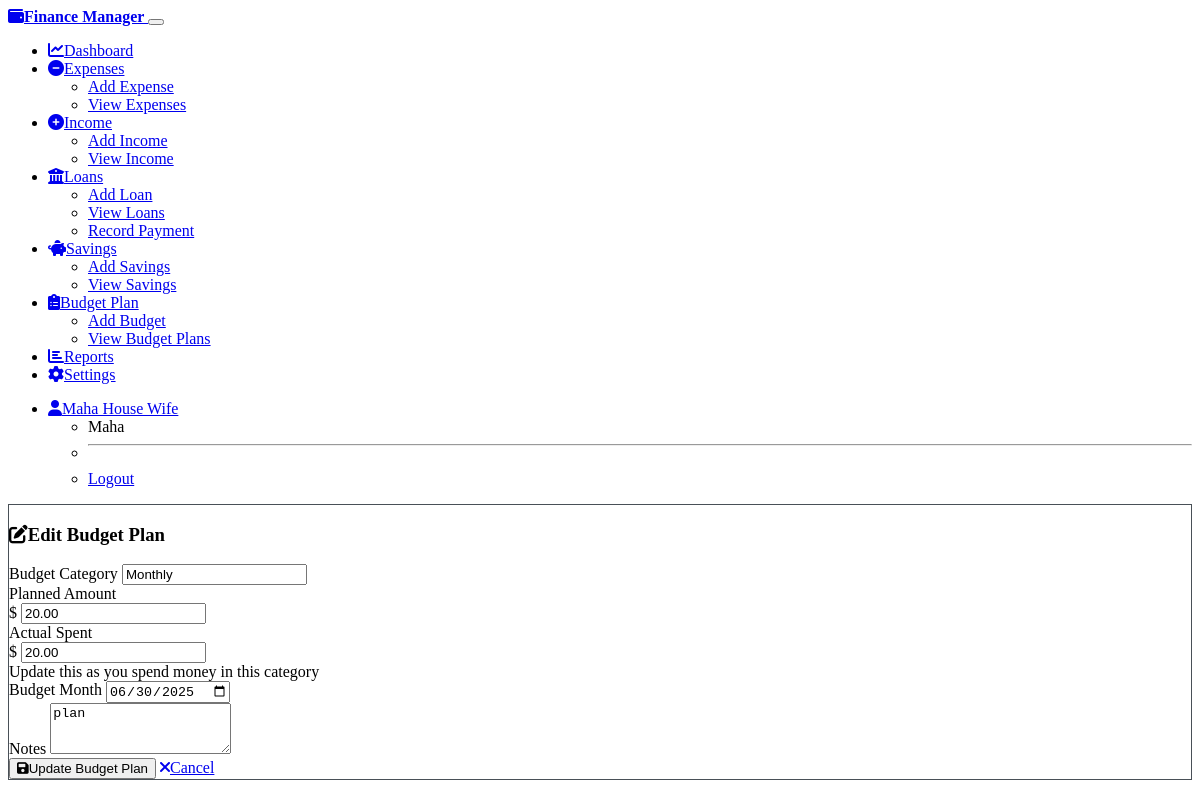
The page /budget/edit/1 (signed in) on the database its author committed.
### models.py (models this page shows, shortened)
class User(UserMixin, db.Model):
    __tablename__ = 'user'
    id = db.Column(db.Integer, primary_key=True, autoincrement=True)
    household_id = db.Column(db.Integer, db.ForeignKey('household.id'), nullable=False)
    display_name = db.Column(db.String(100), nullable=False)
    email = db.Column(db.String(200), unique=True, nullable=True)
    password_hash = db.Column(db.String(255), nullable=True)
    created_at = db.Column(db.DateTime, default=datetime.utcnow)
    expenses = db.relationship('Expense', backref='user', lazy=True)
    savings = db.relationship('Savings', backref='user', lazy=True)
    budget_plans = db.relationship('BudgetPlan', backref='user', lazy=True)

class Household(db.Model):
    __tablename__ = 'household'
    id = db.Column(db.Integer, primary_key=True, autoincrement=True)
    name = db.Column(db.String(100), nullable=False)
    created_at = db.Column(db.DateTime, default=datetime.utcnow)
    users = db.relationship('User', backref='household', lazy=True)
    expense_categories = db.relationship('ExpenseCategory', backref='household', lazy=True)
    expenses = db.relationship('Expense', backref='household', lazy=True)
    incomes = db.relationship('Income', backref='household', lazy=True)
    loans = db.relationship('Loan', backref='household', lazy=True)
    savings = db.relationship('Savings', backref='household', lazy=True)
    budget_plans = db.relationship('BudgetPlan', backref='household', lazy=True)

class BudgetPlan(db.Model):
    __tablename__ = 'budget_plan'
    id = db.Column(db.Integer, primary_key=True, autoincrement=True)
    household_id = db.Column(db.Integer, db.ForeignKey('household.id'), nullable=False)
    user_id = db.Column(db.Integer, db.ForeignKey('user.id'), nullable=False)
    category = db.Column(db.String(100), nullable=False)  # Budget category
    planned_amount = db.Column(db.Numeric(12, 2), nullable=False)
    actual_amount = db.Column(db.Numeric(12, 2), default=0)  # Actual spent amount
    budget_month = db.Column(db.Date, nullable=False)  # Month this budget applies to
    notes = db.Column(db.String(255))
    created_at = db.Column(db.DateTime, default=datetime.utcnow)

### routes.py (the view, shortened to what this page needs)
@budget_bp.route('/edit/<int:budget_id>', methods=['GET', 'POST'])
@login_required
def edit_budget(budget_id):
    budget = BudgetPlan.query.filter_by(
        id=budget_id,
        household_id=current_user.household_id
    ).first_or_404()
    form = BudgetPlanForm()
    form.category.data = budget.category
    form.planned_amount.data = budget.planned_amount
    form.actual_amount.data = budget.actual_amount
    form.budget_month.data = budget.budget_month
    form.notes.data = budget.notes
    return render_template('budget/edit.html', form=form, budget=budget)

### forms.py
class BudgetPlanForm(FlaskForm):
    category = StringField('Budget Category', validators=[DataRequired(), Length(max=100)])
    planned_amount = DecimalField('Planned Amount', validators=[DataRequired(), NumberRange(min=0.01)], places=2)
    actual_amount = DecimalField('Actual Spent', validators=[Optional(), NumberRange(min=0)], places=2)
    budget_month = DateField('Budget Month', validators=[DataRequired()])
    notes = TextAreaField('Notes', validators=[Optional(), Length(max=255)])

### templates/budget/edit.html (shortened to what this page needs)
{% extends "base.html" %}
{% block content %}
<div class="row justify-content-center">
    <div class="col-md-8 col-lg-6">
        <div class="card">
            <div class="card-header">
                <h3><i class="fas fa-edit me-2"></i>Edit Budget Plan</h3>
            </div>
            <div class="card-body">
                <form method="POST">
                    <div class="mb-3">
                        {{ form.category.label(class="form-label") }}
                        {{ form.category(class="form-control") }}
                    </div>
                    <div class="mb-3">
                        {{ form.planned_amount.label(class="form-label") }}
                        <div class="input-group">
                            <span class="input-group-text">$</span>
                            {{ form.planned_amount(class="form-control") }}
                        </div>
                    </div>
                    <div class="mb-3">
                        {{ form.actual_amount.label(class="form-label") }}
                        <div class="input-group">
                            <span class="input-group-text">$</span>
                            {{ form.actual_amount(class="form-control") }}
                        </div>
                        <div class="form-text">Update this as you spend money in this category</div>
                    </div>
                    <div class="mb-3">
                        {{ form.budget_month.label(class="form-label") }}
                        {{ form.budget_month(class="form-control") }}
                    </div>
                    <div class="mb-3">
                        {{ form.notes.label(class="form-label") }}
                        {{ form.notes(class="form-control", rows="3") }}
                    </div>
                    <div class="d-flex gap-2">
                        <button type="submit" class="btn btn-primary">
                            <i class="fas fa-save me-2"></i>Update Budget Plan
                        </button>
                        <a href="{{ url_for('budget.list_budget') }}" class="btn btn-secondary">
                            <i class="fas fa-times me-2"></i>Cancel
                        </a>
                    </div>
                </form>
            </div>
        </div>
    </div>
</div>
{% endblock %}

### templates/base.html (shortened to what this page needs)
<!DOCTYPE html>
<html lang="en" data-bs-theme="dark">
<head>
    <link href="https://cdn.replit.com/agent/bootstrap-agent-dark-theme.min.css" rel="stylesheet">
    <link rel="stylesheet" href="https://cdnjs.cloudflare.com/ajax/libs/font-awesome/6.0.0/css/all.min.css">
    <link rel="stylesheet" href="{{ url_for('static', filename='css/custom.css') }}">
</head>
<body>
    {% if current_user.is_authenticated %}
    <nav class="navbar navbar-expand-lg navbar-dark bg-primary">
        <div class="container">
            <a class="navbar-brand" href="{{ url_for('main.dashboard') }}">
                <i class="fas fa-wallet me-2"></i>Finance Manager
            </a>
            <button class="navbar-toggler" type="button" data-bs-toggle="collapse" data-bs-target="#navbarNav">
            </button>
            <div class="collapse navbar-collapse" id="navbarNav">
                <ul class="navbar-nav me-auto">
                    <li class="nav-item">
                        <a class="nav-link" href="{{ url_for('main.dashboard') }}">
                            <i class="fas fa-chart-line me-1"></i>Dashboard
                        </a>
                    </li>
                    <li class="nav-item dropdown">
                        <a class="nav-link dropdown-toggle" href="#" role="button" data-bs-toggle="dropdown">
                            <i class="fas fa-minus-circle me-1"></i>Expenses
                        </a>
                        <ul class="dropdown-menu">
                            <li><a class="dropdown-item" href="{{ url_for('expense.add_expense') }}">Add Expense</a></li>
                            <li><a class="dropdown-item" href="{{ url_for('expense.list_expenses') }}">View Expenses</a></li>
                        </ul>
                    </li>
                    <li class="nav-item dropdown">
                        <a class="nav-link dropdown-toggle" href="#" role="button" data-bs-toggle="dropdown">
                            <i class="fas fa-plus-circle me-1"></i>Income
                        </a>
                        <ul class="dropdown-menu">
                            <li><a class="dropdown-item" href="{{ url_for('income.add_income') }}">Add Income</a></li>
                            <li><a class="dropdown-item" href="{{ url_for('income.list_income') }}">View Income</a></li>
                        </ul>
                    </li>
                    <li class="nav-item dropdown">
                        <a class="nav-link dropdown-toggle" href="#" role="button" data-bs-toggle="dropdown">
                            <i class="fas fa-university me-1"></i>Loans
                        </a>
                        <ul class="dropdown-menu">
                            <li><a class="dropdown-item" href="{{ url_for('loan.add_loan') }}">Add Loan</a></li>
                            <li><a class="dropdown-item" href="{{ url_for('loan.list_loans') }}">View Loans</a></li>
                            <li><a class="dropdown-item" href="{{ url_for('loan.add_payment') }}">Record Payment</a></li>
                        </ul>
                    </li>
                    <li class="nav-item dropdown">
                        <a class="nav-link dropdown-toggle" href="#" role="button" data-bs-toggle="dropdown">
                            <i class="fas fa-piggy-bank me-1"></i>Savings
                        </a>
                        <ul class="dropdown-menu">
                            <li><a class="dropdown-item" href="{{ url_for('savings.add_savings') }}">Add Savings</a></li>
                            <li><a class="dropdown-item" href="{{ url_for('savings.list_savings') }}">View Savings</a></li>
                        </ul>
                    </li>
                    <li class="nav-item dropdown">
                        <a class="nav-link dropdown-toggle" href="#" role="button" data-bs-toggle="dropdown">
                            <i class="fas fa-clipboard-list me-1"></i>Budget Plan
                        </a>
                        <ul class="dropdown-menu">
                            <li><a class="dropdown-item" href="{{ url_for('budget.add_budget') }}">Add Budget</a></li>
                            <li><a class="dropdown-item" href="{{ url_for('budget.list_budget') }}">View Budget Plans</a></li>
                        </ul>
                    </li>
                    <li class="nav-item">
                        <a class="nav-link" href="{{ url_for('report.index') }}">
                            <i class="fas fa-chart-bar me-1"></i>Reports
                        </a>
                    </li>
                    <li class="nav-item">
                        <a class="nav-link" href="{{ url_for('settings.index') }}">
                            <i class="fas fa-cog me-1"></i>Settings
                        </a>
                    </li>
                </ul>
                <ul class="navbar-nav">
                    <li class="nav-item dropdown">
                        <a class="nav-link dropdown-toggle" href="#" role="button" data-bs-toggle="dropdown">
                            <i class="fas fa-user me-1"></i>{{ current_user.display_name }}
                        </a>
                        <ul class="dropdown-menu">
                            <li><span class="dropdown-item-text">{{ current_user.household.name }}</span></li>
                            <li><hr class="dropdown-divider"></li>
                            <li><a class="dropdown-item" href="{{ url_for('auth.logout') }}">Logout</a></li>
                        </ul>
                    </li>
                </ul>
            </div>
        </div>
    </nav>
    {% endif %}
    <main class="container mt-4">
        {% block content %}{% endblock %}
    </main>
</body>
</html>

### static/css/custom.css (style rules this page uses)
:root { --bs-body-bg: #1a1a1a; --bs-body-color: #e9ecef; --bs-border-color: #495057; }
.card { border: 1px solid var(--bs-border-color); transition: box-shadow 0.15s ease-in-out; }
.navbar-brand { font-weight: 600; }
.nav-link { transition: color 0.15s ease-in-out; }
.btn { transition: all 0.15s ease-in-out; }

### rows shown on the page
User: display_name "Maha House Wife"
Household: household.name "Maha"
BudgetPlan: category "Monthly", planned_amount "20.00", actual_amount "20.00", budget_month "06/30/2025", notes "plan"
